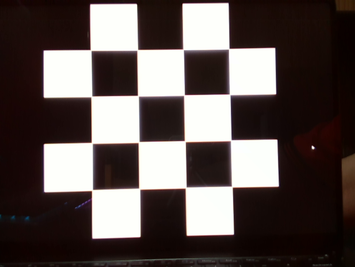
%> input picture D435 Calibration Images/1_Color.png, 355 x 267 px, shrunk from 640 x 480 before the run
$ octave Project5.m   (GNU Octave 9; MATLAB toolbox functions it lacks are replaced by stand-ins)
%> lines starting %> are read from the running program, lines starting %| are printed output that depends on the picture
clc;
clear;
close all;

% Load and process the pattern image
patternImage = imread('1_Color.png'); % Load the pattern image
%> patternImage is the input picture: size 267x355x3 uint8; mean R, G, B 93, 82.6, 80.2
grayImage = rgb2gray(patternImage); % Convert to grayscale
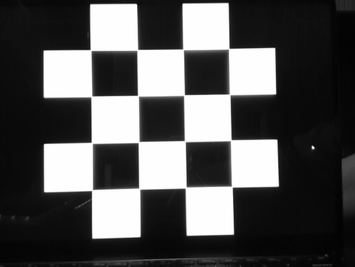
%> grayImage: size 267x355 uint8; min 2, max 255, mean 85.3

% Apply Gaussian blurring to reduce noise and edge pixelation effects
grayImage = imgaussfilt(grayImage, 2); % Adjust the sigma value as needed
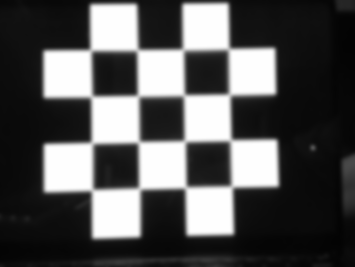
%> grayImage: size 267x355 uint8; min 3, max 254, mean 85.3

% Harris corner detection with adjusted parameters to reduce noise
corners = detectHarrisFeatures(grayImage, 'MinQuality', 0.1, 'FilterSize', 5); % Increase MinQuality to filter out weaker corners
%> corners = 70 points; strongest (x, y): (274, 50), (276, 142), (46, 146), (89, 49), (185, 6)
cornerPoints = corners.Location; % Extract corner coordinates
%> cornerPoints = 70 rows, first 12: [46 53; 46 97; 46 146; 46 191; 89 49; 90 53; 90 100; 90 141; 91 96; 91 194; 92 6; 93 50]

% Filter nearby corner points to retain only unique/distinct corners
% Use pdist2 to find pairs of close points and remove duplicates
distThreshold = 10; % Distance threshold to filter close points
toKeep = true(size(cornerPoints, 1), 1); % Logical array to mark points to keep
%> toKeep = 70 logical values, 70 true
for i = 1:size(cornerPoints, 1) - 1
    if toKeep(i)
        distances = pdist2(cornerPoints(i, :), cornerPoints(i+1:end, :));
        closePoints = find(distances < distThreshold);
        toKeep(i + closePoints) = false; % Mark close points as duplicates
    end
end
%> this loop made 69 passes
%> closePoints on passes 5, 7, 8, 10, 21, 23, 24, 26, 35, 37, 38, 40: [1 7 8], [2 7 8], 8, [7 9], [1 8], 7, [1 7 8], [1 7 8], [1 8], [7 8], [1 8 9], [2 8 9]
%> after the loop, distances = 44.05; toKeep = 70 logical values, 32 true
cornerPoints = cornerPoints(toKeep, :); % Filtered corner points
%> cornerPoints = 32 rows, first 12: [46 53; 46 97; 46 146; 46 191; 89 49; 90 100; 90 141; 91 194; 92 6; 95 237; 136 6; 136 54]

% Display the corners on the image for verification
figure;
imshow(grayImage);
hold on;
plot(cornerPoints(:,1), cornerPoints(:,2), 'r*');
title('Filtered Detected Corners');
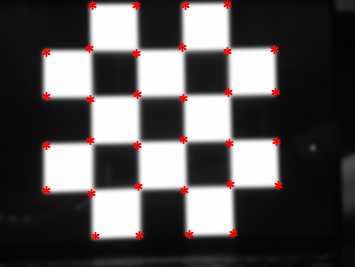
%> figure redrawn from the program's plot data; its title reads 'Filtered Detected Corners'

% Convert corner points to the robot’s workspace coordinates
imageSize = size(grayImage);
%> imageSize = [267 355]
workspaceX = linspace(-0.5, 0.5, imageSize(2)); % Adjust based on workspace size
%> workspaceX = 355 values from -0.5 to 0.5
workspaceY = linspace(0, 1, imageSize(1));
%> workspaceY = 267 values from 0 to 1
workspacePoints = [workspaceX(round(cornerPoints(:,1)))', workspaceY(round(cornerPoints(:,2)))', repmat(0.8, length(cornerPoints), 1)]; % Z=0.8
%> workspacePoints = 32 rows, first 12: [-0.373 0.195 0.8; -0.373 0.361 0.8; -0.373 0.545 0.8; -0.373 0.714 0.8; -0.251 0.18 0.8; -0.249 0.372 0.8; -0.249 0.526 0.8; -0.246 0.726 0.8; -0.243 0.0188 0.8; -0.234 0.887 0.8; -0.119 0.0188 0.8; -0.119 0.199 0.8]

%% Set up the environment with table and UR3
figure;

% Load in the table
%> (the run ends here)

$ run again, with D435 Calibration Images/10_Color.png copied over D435 Calibration Images/1_Color.png
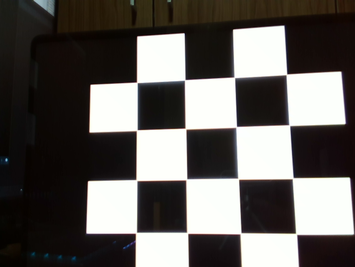
%> input picture D435 Calibration Images/10_Color.png, 355 x 267 px, shrunk from 640 x 480 before the run
%> patternImage is the input picture: size 267x355x3 uint8; mean R, G, B 99, 95.6, 92.5
%> `grayImage = imgaussfilt(grayImage, 2);`:
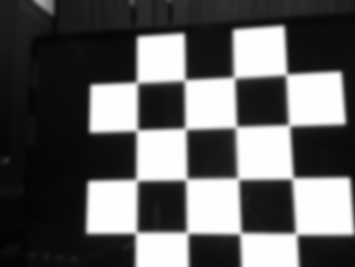
%> grayImage: size 267x355 uint8; min 3, max 254, mean 96.3
%> corners = 71 points; strongest (x, y): (283, 28), (183, 36), (92, 131), (93, 87), (289, 73)
%> `cornerPoints = corners.Location;`: cornerPoints = 71 rows, first 12: [89 232; 90 183; 92 131; 93 87; 135 134; 135 179; 135 236; 136 81; 136 85; 136 130; 136 183; 136 232]
%> `toKeep = true(size(cornerPoints, 1), 1);`: toKeep = 71 logical values, 71 true
%> the loop `for i = 1:size(cornerPoints, 1) - 1` made 70 passes
%> closePoints on passes 5, 6, 7, 8, 23, 25, 27, 29: [5 10 14], [5 10 14], [5 6 14], [1 6 10], [1 8], [1 7 8], [1 7 8], [1 7 8]
%> after the loop `for i = 1:size(cornerPoints, 1) - 1`: distances = 53.08; toKeep = 71 logical values, 28 true
%> `cornerPoints = cornerPoints(toKeep, :);`: cornerPoints = 28 rows, first 12: [89 232; 90 183; 92 131; 93 87; 135 134; 135 179; 135 236; 136 81; 140 39; 183 36; 183 84; 184 127]
%> `title('Filtered Detected Corners');`:
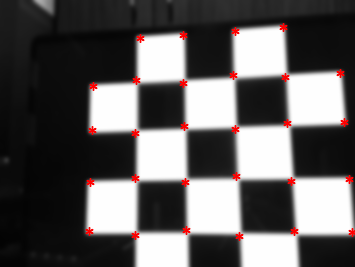
%> figure redrawn from the program's plot data; its title reads 'Filtered Detected Corners'
%> workspacePoints = 28 rows, first 12: [-0.251 0.868 0.8; -0.249 0.684 0.8; -0.243 0.489 0.8; -0.24 0.323 0.8; -0.121 0.5 0.8; -0.121 0.669 0.8; -0.121 0.883 0.8; -0.119 0.301 0.8; -0.107 0.143 0.8; 0.0141 0.132 0.8; 0.0141 0.312 0.8; 0.0169 0.474 0.8]

$ run again, with D435 Calibration Images/11_Color.png copied over D435 Calibration Images/1_Color.png
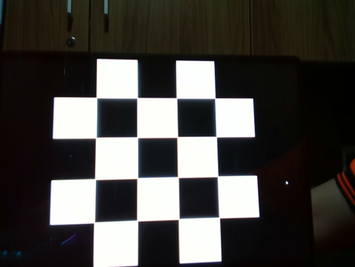
%> input picture D435 Calibration Images/11_Color.png, 355 x 267 px, shrunk from 640 x 480 before the run
%> patternImage is the input picture: size 267x355x3 uint8; mean R, G, B 71.2, 69.6, 66.4
%> `grayImage = imgaussfilt(grayImage, 2);`:
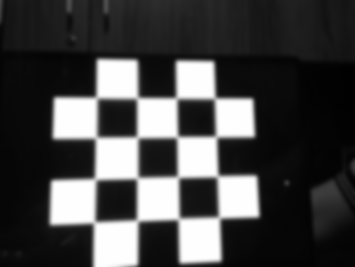
%> grayImage: size 267x355 uint8; min 1, max 254, mean 69.7
%> corners = 77 points; strongest (x, y): (99, 61), (258, 216), (178, 63), (252, 101), (254, 136)
%> `cornerPoints = corners.Location;`: cornerPoints = 77 rows, first 12: [52 224; 54 183; 55 138; 56 100; 93 226; 94 141; 94 178; 94 222; 95 96; 95 182; 96 100; 96 137]
%> `toKeep = true(size(cornerPoints, 1), 1);`: toKeep = 77 logical values, 77 true
%> the loop `for i = 1:size(cornerPoints, 1) - 1` made 76 passes
%> closePoints on passes 5, 6, 7, 9, 22, 23, 24, 25: [3 10], [6 7 14], [3 7 11], [2 8 10], [4 9 10], [4 10 13], [4 10 13], [4 10 13]
%> after the loop `for i = 1:size(cornerPoints, 1) - 1`: distances = 38.05; toKeep = 77 logical values, 31 true
%> `cornerPoints = cornerPoints(toKeep, :);`: cornerPoints = 31 rows, first 12: [52 224; 54 183; 55 138; 56 100; 93 226; 94 141; 94 178; 95 96; 99 61; 136 62; 136 101; 136 136]
%> `title('Filtered Detected Corners');`:
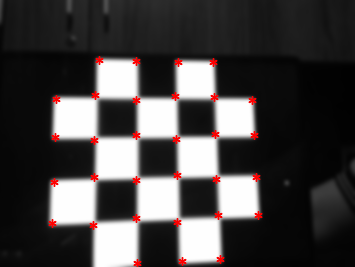
%> figure redrawn from the program's plot data; its title reads 'Filtered Detected Corners'
%> workspacePoints = 31 rows, first 12: [-0.356 0.838 0.8; -0.35 0.684 0.8; -0.347 0.515 0.8; -0.345 0.372 0.8; -0.24 0.846 0.8; -0.237 0.526 0.8; -0.237 0.665 0.8; -0.234 0.357 0.8; -0.223 0.226 0.8; -0.119 0.229 0.8; -0.119 0.376 0.8; -0.119 0.508 0.8]

$ run again, with D435 Calibration Images/12_Color.png copied over D435 Calibration Images/1_Color.png
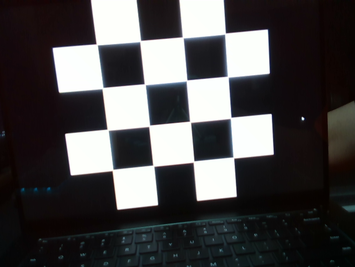
%> input picture D435 Calibration Images/12_Color.png, 355 x 267 px, shrunk from 640 x 480 before the run
%> patternImage is the input picture: size 267x355x3 uint8; mean R, G, B 74.2, 72.6, 73.4
%> `grayImage = imgaussfilt(grayImage, 2);`:
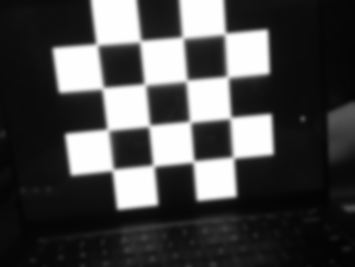
%> grayImage: size 267x355 uint8; min 3, max 254, mean 73.2
%> corners = 60 points; strongest (x, y): (267, 32), (271, 116), (55, 50), (67, 136), (119, 208)
%> `cornerPoints = corners.Location;`: cornerPoints = 60 rows, first 12: [55 50; 61 92; 67 136; 73 174; 95 43; 101 48; 101 92; 102 88; 105 91; 106 86; 106 128; 111 174]
%> `toKeep = true(size(cornerPoints, 1), 1);`: toKeep = 60 logical values, 60 true
%> the loop `for i = 1:size(cornerPoints, 1) - 1` made 59 passes
%> (distances, closePoints) on pass 51: ([4.12 40.05 40.11 4.12 7.07 128.8 90.47 55.87 41.05], [1 4 5])
%> after the loop `for i = 1:size(cornerPoints, 1) - 1`: toKeep = 60 logical values, 28 true
%> `cornerPoints = cornerPoints(toKeep, :);`: cornerPoints = 28 rows, first 12: [55 50; 61 92; 67 136; 73 174; 95 43; 101 92; 106 128; 111 174; 119 208; 139 45; 143 83; 148 130]
%> `title('Filtered Detected Corners');`:
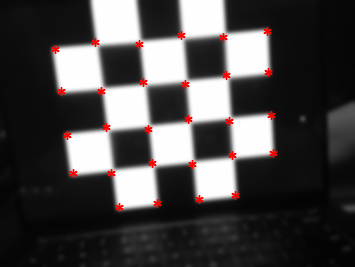
%> figure redrawn from the program's plot data; its title reads 'Filtered Detected Corners'
%> workspacePoints = 28 rows, first 12: [-0.347 0.184 0.8; -0.331 0.342 0.8; -0.314 0.508 0.8; -0.297 0.65 0.8; -0.234 0.158 0.8; -0.218 0.342 0.8; -0.203 0.477 0.8; -0.189 0.65 0.8; -0.167 0.778 0.8; -0.11 0.165 0.8; -0.0989 0.308 0.8; -0.0847 0.485 0.8]
